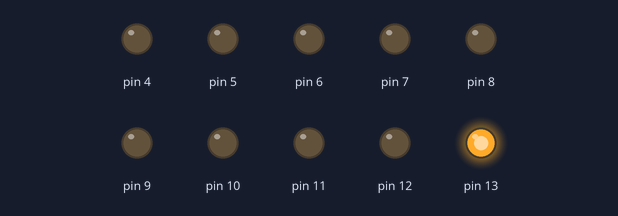
A sketch run on a simulated Arduino Uno, built with avr-gcc and run on an emulated ATmega328P. Parts: output pins drawn as LEDs (lit = HIGH).

Above: at 0.05 s.
At 0.35 s:
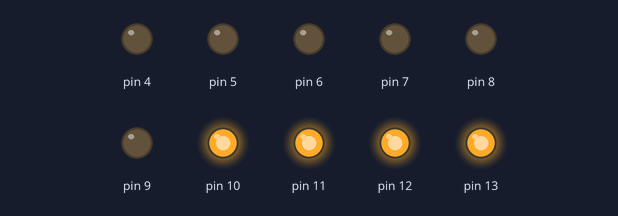
At 0.75 s:
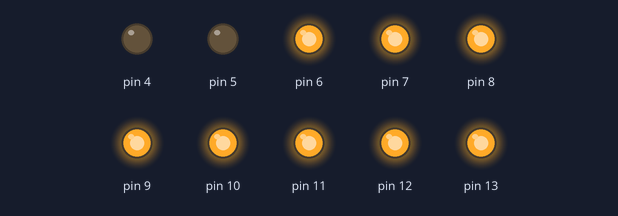
At 1.45 s:
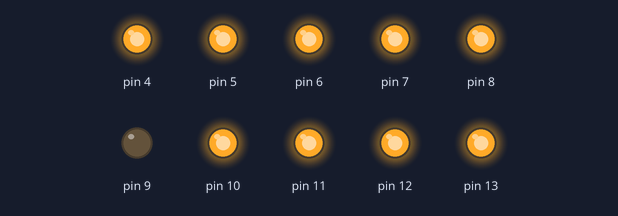
At 2.15 s:
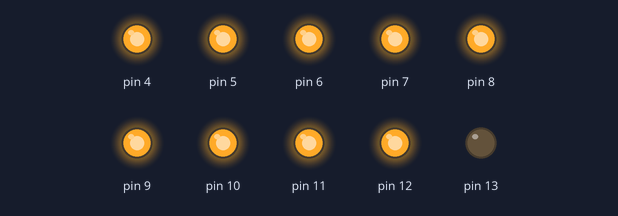
At 2.85 s:
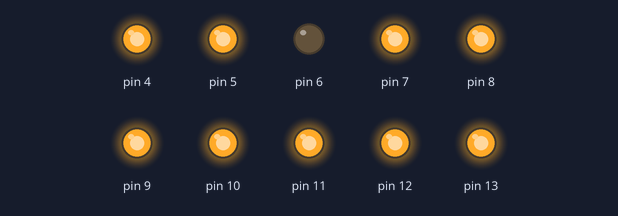
Timing chart, 0 to 3.1 s (numbered marks = the images above):
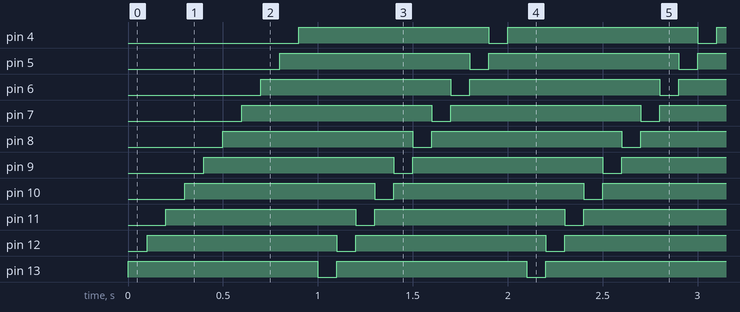

The sketch:

test1_Arduino_interneLED_lightpattern.ino
```cpp
void setup() {
    pinMode(13, OUTPUT);
    pinMode(12, OUTPUT);
    pinMode(11, OUTPUT);
    pinMode(10, OUTPUT);
    pinMode(9, OUTPUT);
    pinMode(8, OUTPUT);
    pinMode(7, OUTPUT);
    pinMode(6, OUTPUT);
    pinMode(5, OUTPUT);
    pinMode(4, OUTPUT);
}

void loop() {
    digitalWrite(13, HIGH);
    digitalWrite(12, LOW);
    delay(100);
    digitalWrite(12, HIGH);
    digitalWrite(11, LOW);
    delay(100);
    digitalWrite(11, HIGH);
    digitalWrite(10, LOW);
    delay(100);
    digitalWrite(10, HIGH);
    digitalWrite(9, LOW);
    delay(100);
    digitalWrite(9, HIGH);
    digitalWrite(8, LOW);
    delay(100);
    digitalWrite(8, HIGH);
    digitalWrite(7, LOW);
    delay(100);
    digitalWrite(7, HIGH);
    digitalWrite(6, LOW);
    delay(100);
    digitalWrite(6, HIGH);
    digitalWrite(5, LOW);
    delay(100);
    digitalWrite(5, HIGH);
    digitalWrite(4, LOW);
    delay(100);
    digitalWrite(4, HIGH);
    delay(100);
    digitalWrite(13, LOW);
    delay(100);
}
```

Measured:
- by itself, pin 4–13: alternates HIGH for 1.0 s and LOW for 0.10 s
